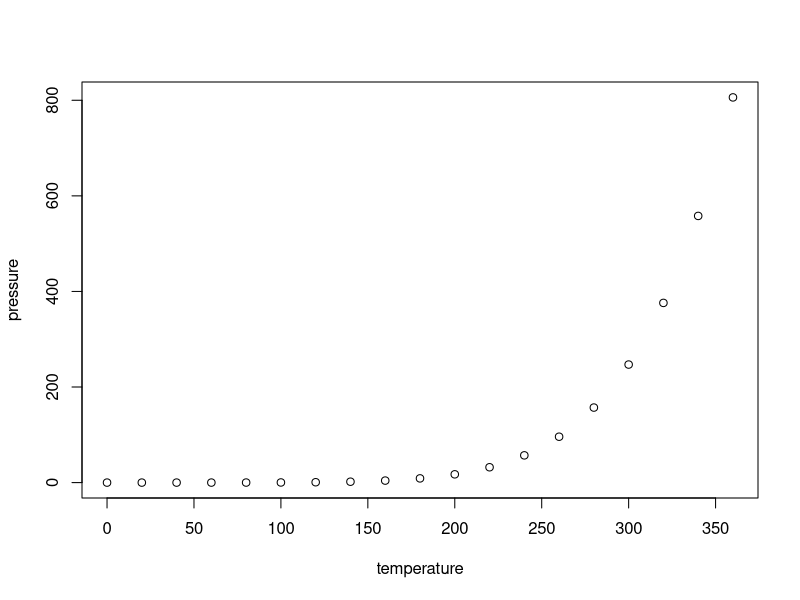
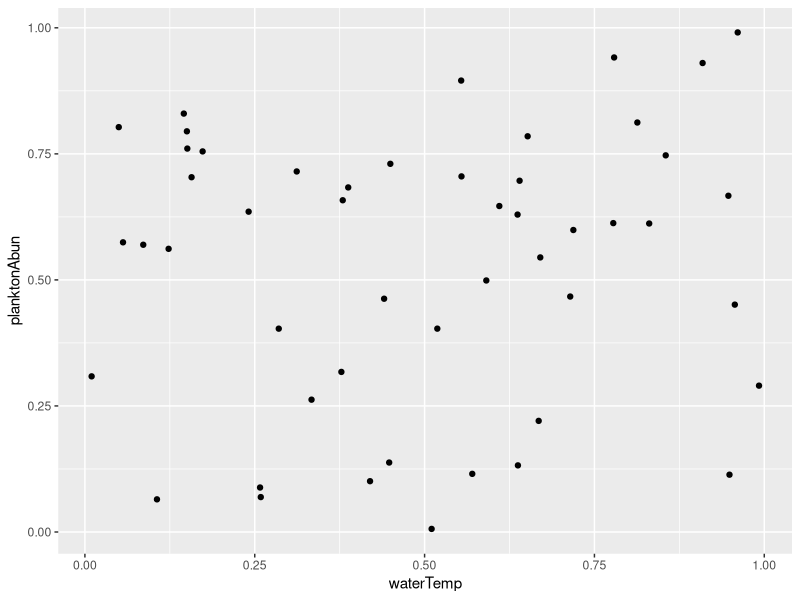
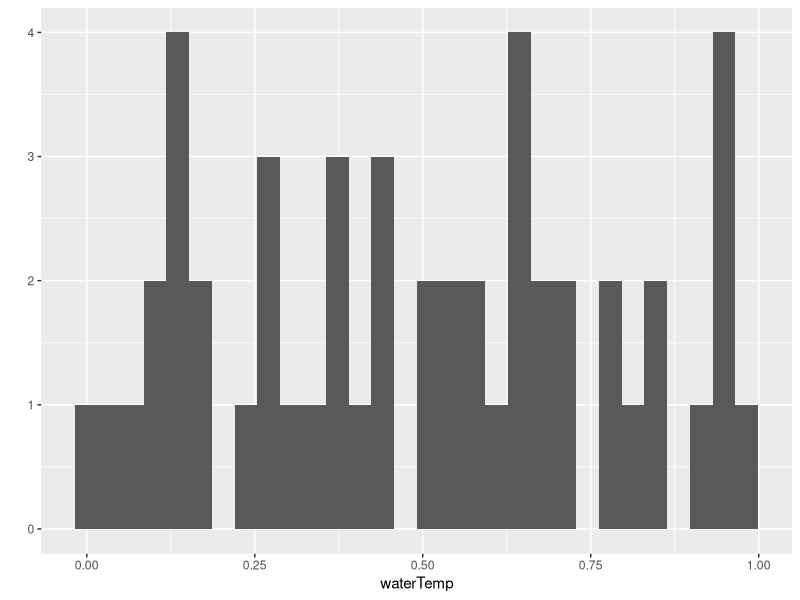

Reproduce these figures in R, in order.
## ---- chunk 1
knitr::opts_chunk$set(echo = TRUE)
## ---- chunk 2
summary(cars)
## ---- chunk 3
plot(pressure)
## ---- chunk 4
library(ggplot2)
waterTemp <- runif(50)
planktonAbun <- runif(50)
qplot(x=waterTemp, y=planktonAbun)
# print(waterTemp)
# head(waterTemp)
## ---- chunk 5
qplot(x=waterTemp)
